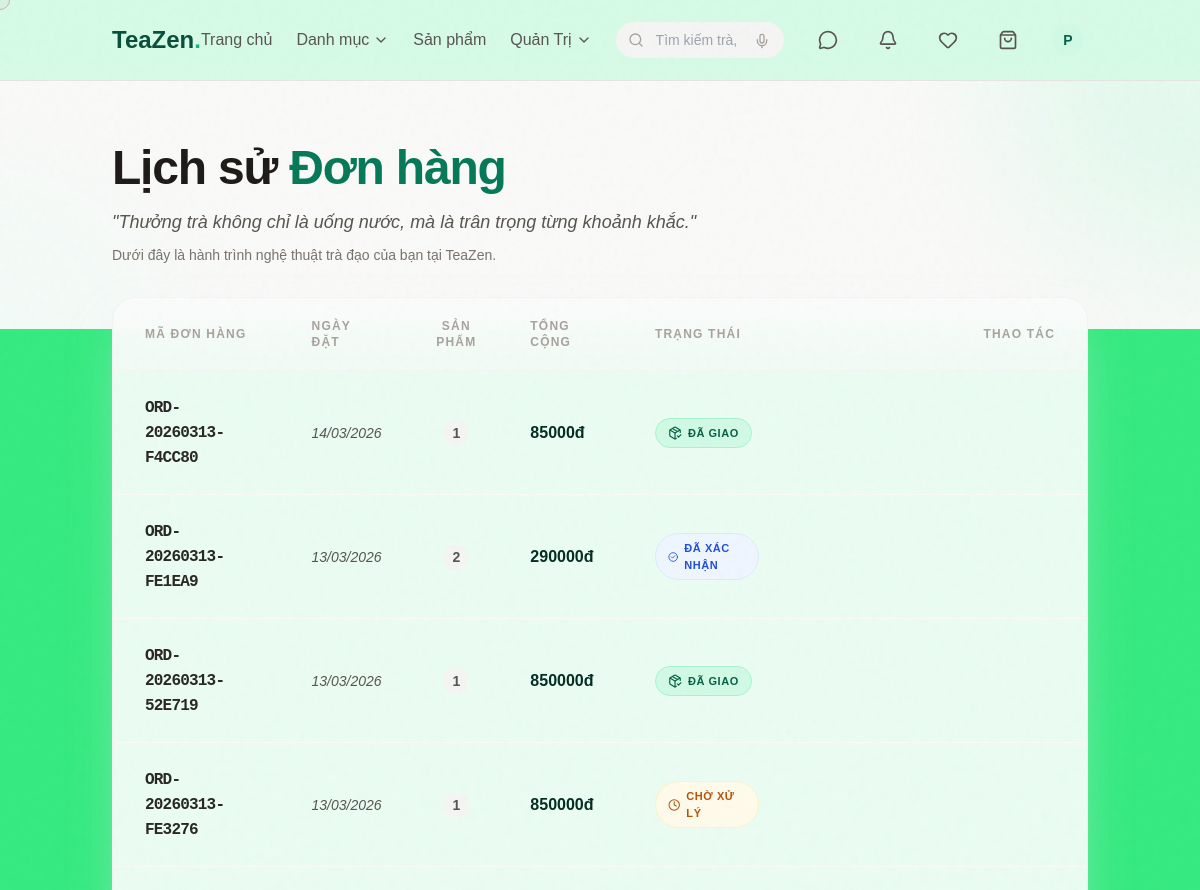
The page /orders/ (signed in, upper part) on the database as committed earlier.
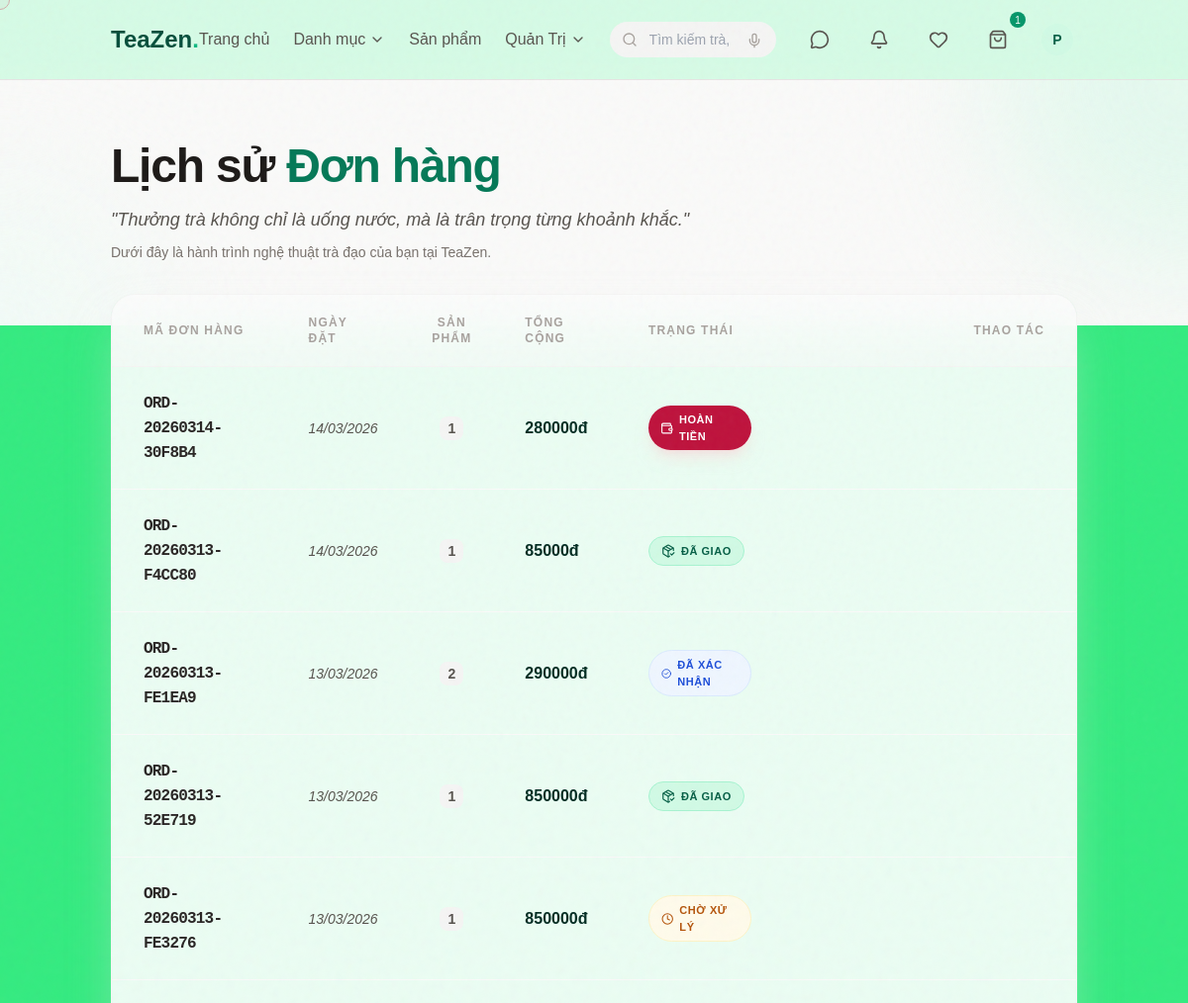
The same page on the database as committed later.
### MyApp/models.py (models this page shows, shortened)
class Order(models.Model):
	STATUS_CHOICES = [
		('pending', 'Chờ xác nhận'),
		('confirmed', 'Đã xác nhận (Đã giữ hàng)'),
		('processing', 'Đang đóng gói'),
		('shipping', 'Đang giao'),
		('delivered', 'Thành công (Đã trừ kho)'),
		('completed', 'Hoàn tất'),
		('cancelled', 'Đã hủy'),
		('return_requested', 'Yêu cầu trả hàng'),
		('return_approved', 'Đã duyệt trả hàng'),
		('returned', 'Đã nhận hàng trả'),
		('refunded', 'Đã hoàn tiền'),
		('exchanged', 'Đã đổi hàng'),
	]
	user = models.ForeignKey(User, on_delete=models.CASCADE, related_name='orders')
	order_number = models.CharField(max_length=50, unique=True)
	total_amount = models.DecimalField(max_digits=12, decimal_places=0, default=0)
	status = models.CharField(max_length=20, choices=STATUS_CHOICES, default='pending')
	coupon = models.ForeignKey(Coupon, on_delete=models.SET_NULL, null=True, blank=True, related_name='orders')
	discount_amount = models.DecimalField(max_digits=12, decimal_places=0, default=0)
	created_at = models.DateTimeField(auto_now_add=True)
	updated_at = models.DateTimeField(auto_now=True)
	note = models.TextField(blank=True)
	pdf_generated = models.BooleanField(default=False)  # Track nếu PDF đã được tạo
	class Meta:
		ordering = ['-created_at']

### MyApp/views/order_views.py (the view)
# urls.py: path('orders/', views.order_list, name='order_list'),
@login_required(login_url='login')
def order_list(request):
    orders = request.user.orders.all().order_by('-created_at')
    return render(request, 'orders/order_list.html', {'orders': orders})

### MyApp/context_processors.py (called while the page is built)
def categories(request):
    cache_key = 'active_categories'
    categories = cache.get(cache_key)
    if categories is None:
        categories = list(
            Category.objects.filter(is_active=True).only('id', 'name', 'slug').order_by('name')
        )
        cache.set(cache_key, categories, 600)
    return {
        'all_categories': categories
    }

def support_context(request):
    return {
        'support_categories': SupportTicket.CATEGORY_CHOICES,
    }

def user_badges(request):
    user = getattr(request, 'user', None)
    if not user or not user.is_authenticated:
        return {}
    cache_key = f'user_badges_{user.id}'
    cached = cache.get(cache_key)
    if cached is not None:
        return cached
    data = {
        'wishlist_count': Wishlist.objects.filter(user=user).count(),
        'cart_item_count': CartItem.objects.filter(cart__user=user).count(),
    }
    cache.set(cache_key, data, 30)
    return data

### templates/orders/order_list.html (shortened to what this page needs)
{% extends "base.html" %}
{% load static %}
{% block content %}
<div class="relative py-16 overflow-hidden bg-stone-50">
    <div class="absolute top-0 right-0 -translate-y-1/2 translate-x-1/2 w-96 h-96 bg-emerald-100/50 rounded-full blur-3xl"></div>
    <div class="absolute bottom-0 left-0 translate-y-1/2 -translate-x-1/2 w-72 h-72 bg-emerald-50/50 rounded-full blur-3xl"></div>
    <div class="container mx-auto px-6 relative z-10">
        <div class="max-w-4xl">
            <h1 class="text-4xl md:text-5xl font-art font-extrabold text-stone-900 mb-4 tracking-tight">
                Lịch sử <span class="text-emerald-700">Đơn hàng</span>
            </h1>
            <p class="text-lg text-stone-600 max-w-2xl leading-relaxed italic">
                "Thưởng trà không chỉ là uống nước, mà là trân trọng từng khoảnh khắc."
            </p>
            <p class="text-sm text-stone-500 mt-2">
                Dưới đây là hành trình nghệ thuật trà đạo của bạn tại TeaZen.
            </p>
        </div>
    </div>
</div>
<div class="container mx-auto px-6 -mt-8 pb-24 relative z-20">
    <div class="bg-white/90 backdrop-blur-xl rounded-3xl shadow-2xl shadow-stone-200/50 border border-stone-100 overflow-hidden">
        {% if orders %}
        <div class="hidden md:block overflow-x-auto">
            <table class="w-full text-left">
                <thead>
                    <tr class="bg-stone-50/50 border-b border-stone-100">
                        <th class="px-8 py-5 text-xs font-bold text-stone-400 uppercase tracking-widest">Mã đơn hàng</th>
                        <th class="px-6 py-5 text-xs font-bold text-stone-400 uppercase tracking-widest">Ngày đặt</th>
                        <th class="px-6 py-5 text-xs font-bold text-stone-400 uppercase tracking-widest text-center">Sản phẩm</th>
                        <th class="px-6 py-5 text-xs font-bold text-stone-400 uppercase tracking-widest">Tổng cộng</th>
                        <th class="px-6 py-5 text-xs font-bold text-stone-400 uppercase tracking-widest">Trạng thái</th>
                        <th class="px-8 py-5 text-xs font-bold text-stone-400 uppercase tracking-widest text-right">Thao tác</th>
                    </tr>
                </thead>
                <tbody class="divide-y divide-stone-50">
                    {% for order in orders %}
                    <tr class="group hover:bg-emerald-50/30 transition-all duration-300">
                        <td class="px-8 py-6">
                            <span class="font-mono font-bold text-stone-800 tracking-tighter">{{ order.order_number }}</span>
                        </td>
                        <td class="px-6 py-6 text-sm text-stone-600 font-medium italic">
                            {{ order.created_at|date:"d/m/Y" }}
                        </td>
                        <td class="px-6 py-6 text-sm text-stone-600 text-center font-bold">
                            <span class="bg-stone-100 px-2 py-1 rounded-lg">{{ order.items.count }}</span>
                        </td>
                        <td class="px-6 py-6 font-bold text-emerald-950">
                            {{ order.total_amount|floatformat:0 }}đ
                        </td>
                        <td class="px-6 py-6">
                            {% include "orders/includes/status_badge.html" with status=order.status %}
                        </td>
                        <td class="px-8 py-6 text-right">
                        </td>
                    </tr>
                    {% endfor %}
                </tbody>
            </table>
        </div>
        {% endif %}
    </div>
</div>
{% endblock %}

### templates/base.html (shortened to what this page needs)
{% load static %}
<!DOCTYPE html>
<html lang="vi" class="scroll-smooth">
<head>
    <script src="https://cdn.tailwindcss.com"></script>
    <link rel="stylesheet" href="{% static 'css/styles.css' %}">
    <link rel="stylesheet" href="{% static 'css/base.css' %}">
</head>
<body>
    <div id="custom-cursor"></div>
    <nav
        class="fixed top-0 left-0 w-full z-50 transition-all duration-300 bg-white/80 backdrop-blur-md border-b border-stone-200">
        <div class="container mx-auto px-6 h-20 flex flex-nowrap items-center justify-between">
            <a href="{% url 'index' %}" class="text-2xl font-bold font-art text-emerald-900 shrink-0">
                TeaZen<span class="text-emerald-500">.</span>
            </a>
            <div class="hidden lg:flex items-center space-x-6 whitespace-nowrap">
                <a href="{% url 'index' %}"
                    class="text-stone-600 hover:text-emerald-800 font-medium transition-colors">Trang chủ</a>
                <div class="relative group">
                    <button
                        class="flex items-center space-x-1 text-stone-600 hover:text-emerald-800 font-medium transition-colors">
                        <span>Danh mục</span>
                        <i data-lucide="chevron-down" class="w-4 h-4"></i>
                    </button>
                </div>
                <a href="{% url 'product_list_public' %}"
                    class="text-stone-600 hover:text-emerald-800 font-medium transition-colors">Sản phẩm</a>
                {% if user.is_authenticated %}
                    {% if user.is_staff or user.profile.role == 'admin' or user.profile.role == 'accountant' or user.profile.role == 'warehouse' %}
                <div class="relative group">
                    <button
                        class="flex items-center space-x-1 text-stone-600 hover:text-emerald-800 font-medium transition-colors">
                        <span>Quản Trị</span>
                        <i data-lucide="chevron-down" class="w-4 h-4"></i>
                    </button>
                </div>
                    {% endif %}
                {% endif %}
            </div>
            <div class="flex flex-1 max-w-sm mx-4 md:mx-6 relative" id="search-container">
                <form action="{% url 'product_list_public' %}" method="GET" class="w-full relative group/search">
                    <input type="text" name="q" id="search-input" placeholder="Tìm kiếm trà, ấm chén..."
                        autocomplete="off"
                        class="w-full bg-stone-100 border-none rounded-full py-2 pl-10 pr-12 focus:ring-2 focus:ring-emerald-500 focus:bg-white transition-all text-sm outline-none">
                    <i data-lucide="search" class="absolute left-3 top-1/2 -translate-y-1/2 w-4 h-4 text-stone-400"></i>
                    <button type="button" id="voice-search-btn"
                        class="absolute right-2 top-1/2 -translate-y-1/2 p-1.5 rounded-full text-stone-400 hover:text-emerald-600 hover:bg-emerald-50 transition-all duration-200"
                        title="Tìm bằng giọng nói">
                        <i data-lucide="mic" class="w-4 h-4"></i>
                    </button>
                </form>
            </div>
            <div class="flex items-center space-x-5 shrink-0">
                {% if user.is_authenticated %}
                <a href="{% url 'message_inbox' %}"
                    class="relative text-stone-600 hover:text-emerald-800 transition-colors" title="Tin nhắn">
                    <i data-lucide="message-circle" class="w-5 h-5"></i>
                </a>
                <div class="relative" id="notif-dropdown-wrapper">
                    <button type="button" id="notif-bell-btn"
                        class="relative text-stone-600 hover:text-emerald-800 transition-colors" title="Thông báo">
                        <i data-lucide="bell" class="w-5 h-5"></i>
                    </button>
                </div>
                {% endif %}
                <a href="{% url 'wishlist' %}" class="relative text-stone-600 hover:text-emerald-800 transition-colors"
                    title="Yêu thích">
                    <i data-lucide="heart" class="w-5 h-5"></i>
                </a>
                <a href="{% url 'cart' %}" class="relative text-stone-600 hover:text-emerald-800 transition-colors">
                    <i data-lucide="shopping-bag" class="w-5 h-5"></i>
                    {% if user.is_authenticated and cart_item_count|default:0 > 0 %}
                    <span
                        class="absolute -top-2 -right-2 w-4 h-4 bg-emerald-600 text-white text-[10px] flex items-center justify-center rounded-full">
                        {{ cart_item_count }}
                    </span>
                    {% endif %}
                </a>
                {% if user.is_authenticated %}
                <div class="relative group">
                    <a href="{% url 'profile' %}" class="block">
                        {% if user.profile.avatar %}
                        <img src="{{ user.profile.avatar.url }}"
                            class="w-8 h-8 rounded-full object-cover border border-stone-200">
                        {% else %}
                        <div
                            class="w-8 h-8 rounded-full bg-emerald-100 text-emerald-800 flex items-center justify-center text-sm font-bold">
                            {{ user.username|first|upper }}
                        </div>
                        {% endif %}
                    </a>
                </div>
                {% else %}
                <a href="{% url 'login' %}"
                    class="text-sm font-medium text-stone-600 hover:text-emerald-800 transition-colors">Đăng nhập</a>
                {% endif %}
            </div>
        </div>
    </nav>
    <div class="h-20"></div>
    {% block content %}{% endblock %}
</body>
</html>

### templates/orders/includes/status_badge.html
{% if status == 'pending' %}
<span class="inline-flex items-center gap-1.5 px-3 py-1.5 rounded-full bg-amber-50 text-amber-700 text-[11px] font-bold uppercase tracking-wider border border-amber-100">
    <i data-lucide="clock" class="w-3.5 h-3.5"></i> Chờ xử lý
</span>
{% elif status == 'confirmed' %}
<span class="inline-flex items-center gap-1.5 px-3 py-1.5 rounded-full bg-blue-50 text-blue-700 text-[11px] font-bold uppercase tracking-wider border border-blue-100">
    <i data-lucide="check-circle-2" class="w-3.5 h-3.5"></i> Đã xác nhận
</span>
{% elif status == 'processing' %}
<span class="inline-flex items-center gap-1.5 px-3 py-1.5 rounded-full bg-emerald-50 text-emerald-700 text-[11px] font-bold uppercase tracking-wider border border-emerald-100">
    <i data-lucide="package" class="w-3.5 h-3.5"></i> Đang đóng gói
</span>
{% elif status == 'shipping' %}
<span class="inline-flex items-center gap-1.5 px-3 py-1.5 rounded-full bg-indigo-50 text-indigo-700 text-[11px] font-bold uppercase tracking-wider border border-indigo-100">
    <i data-lucide="truck" class="w-3.5 h-3.5"></i> Đang giao
</span>
{% elif status == 'delivered' %}
<span class="inline-flex items-center gap-1.5 px-3 py-1.5 rounded-full bg-emerald-100 text-emerald-800 text-[11px] font-bold uppercase tracking-wider border border-emerald-200">
    <i data-lucide="package-check" class="w-3.5 h-3.5"></i> Đã giao
</span>
{% elif status == 'completed' %}
<span class="inline-flex items-center gap-1.5 px-3 py-1.5 rounded-full bg-emerald-700 text-white text-[11px] font-bold uppercase tracking-wider shadow-lg shadow-emerald-200/50">
    <i data-lucide="award" class="w-3.5 h-3.5"></i> Hoàn tất
</span>
{% elif status == 'cancelled' %}
<span class="inline-flex items-center gap-1.5 px-3 py-1.5 rounded-full bg-stone-100 text-stone-500 text-[11px] font-bold uppercase tracking-wider border border-stone-200">
    <i data-lucide="x-circle" class="w-3.5 h-3.5"></i> Đã hủy
</span>
{% elif status == 'return_requested' %}
<span class="inline-flex items-center gap-1.5 px-3 py-1.5 rounded-full bg-rose-50 text-rose-700 text-[11px] font-bold uppercase tracking-wider border border-rose-100">
    <i data-lucide="backspace" class="w-3.5 h-3.5"></i> Yêu cầu trả
</span>
{% elif status == 'returned' %}
<span class="inline-flex items-center gap-1.5 px-3 py-1.5 rounded-full bg-rose-100 text-rose-800 text-[11px] font-bold uppercase tracking-wider border border-rose-200">
    <i data-lucide="corner-up-left" class="w-3.5 h-3.5"></i> Đã trả hàng
</span>
{% elif status == 'refunded' %}
<span class="inline-flex items-center gap-1.5 px-3 py-1.5 rounded-full bg-rose-700 text-white text-[11px] font-bold uppercase tracking-wider shadow-lg shadow-rose-200/50">
    <i data-lucide="wallet" class="w-3.5 h-3.5"></i> Hoàn tiền
</span>
{% elif status == 'exchanged' %}
<span class="inline-flex items-center gap-1.5 px-3 py-1.5 rounded-full bg-indigo-50 text-indigo-700 text-[11px] font-bold uppercase tracking-wider border border-indigo-100">
    <i data-lucide="refresh-cw" class="w-3.5 h-3.5"></i> Đã đổi hàng
</span>
{% else %}
<span class="inline-flex items-center gap-1.5 px-3 py-1.5 rounded-full bg-stone-100 text-stone-600 text-[11px] font-bold uppercase tracking-wider">
    {{ status }}
</span>
{% endif %}

### templates/core/support_chat.html (shortened to what this page needs)
{% load static %}

### static/css/styles.css (style rules this page uses)
.navbar-icons, .flex.items-center.space-x-5.shrink-0 { display: flex; align-items: center; height: 100%; }
.navbar-icons a, .navbar-icons button, .flex.items-center.space-x-5.shrink-0 a, .flex.items-center.space-x-5.shrink-0 button { display: flex; align-items: center; justify-content: center; height: 40px; min-width: 40px; padding: 0; background: none; border: none; }
[data-lucide] { display: inline-flex; align-items: center; justify-content: center; vertical-align: middle; }
:root { --cursor-size: 20px; --cursor-hover-size: 60px; --color-accent: #b8d418; --color-text: #1c1917; --color-bg: #34eb80; }
body { font-family: 'Space Grotesk', sans-serif; background-color: var(--color-bg); color: var(--color-text); cursor: none; overflow-x: hidden; }
.font-art { font-family: 'Syne', sans-serif; }
#custom-cursor { position: fixed; top: 0; left: 0; width: var(--cursor-size); height: var(--cursor-size); border: 1px solid #064e3b; background-color: rgba(6, 78, 59, 0.1); border-radius: 50%; pointer-events: none; z-index: 9999; transform: translate(-50%, -50%); transition: width 0.3s, height 0.3s, background-color 0.3s, border 0.3s; mix-blend-mode: difference; }

Rows that differ between the two databases and show on the page:
added Order: order_number "ORD-20260314-30F8B4", created_at "14/03/2026", items.count "1", total_amount "280000", status "refunded" (drawn)
Other text that changed with them:
{{ cart_item_count }}: (not shown) → "1"
